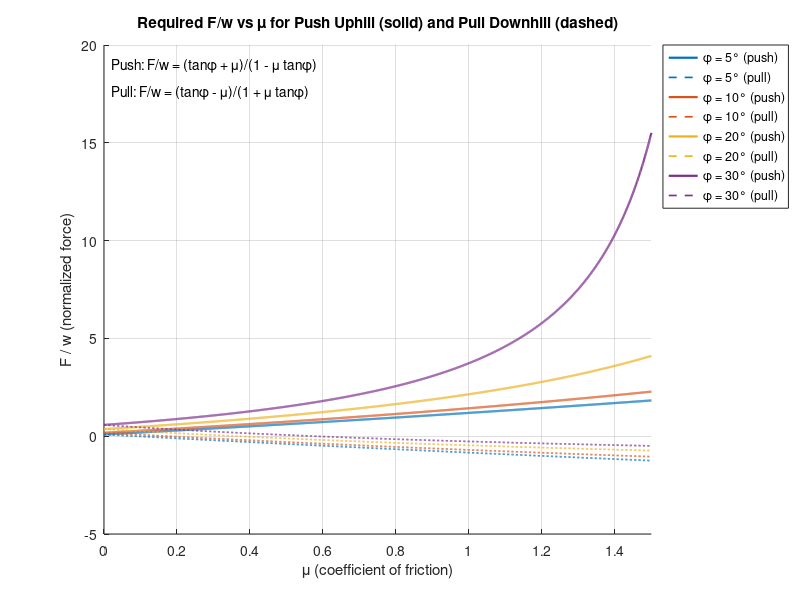

MATLAB code for this plot:

w = 1; % weight scale: plot F normalized by w (F/w)
phi_list_deg = [5, 10, 20, 30]; % slope angles to show (degrees)
mu = linspace(0, 1.5, 2000);    % friction coefficient range (adjust as needed)

figure('Color','w','Position',[200 200 900 520])
hold on
cols = lines(numel(phi_list_deg));
for i = 1:numel(phi_list_deg)
    phi = deg2rad(phi_list_deg(i));
    tphi = tan(phi);
    % avoid singularities: compute where denominator small
    den_push = 1 - mu.*tphi;
    den_pull = 1 + mu.*tphi;
    % mask invalid points (denominator near zero) to avoid blow-up
    mask_push = abs(den_push) > 1e-6;
    mask_pull = abs(den_pull) > 1e-6;
    Fw_push = NaN(size(mu));
    Fw_pull = NaN(size(mu));
    Fw_push(mask_push) = (tphi + mu(mask_push)) ./ den_push(mask_push);
    Fw_pull(mask_pull) = (tphi - mu(mask_pull)) ./ den_pull(mask_pull);
    % plot
    plot(mu, Fw_push, '-', 'Color', cols(i,:), 'LineWidth', 1.6)
    plot(mu, Fw_pull, '--', 'Color', cols(i,:), 'LineWidth', 1.2)
    % mark approximate singular mu for push if inside range
    mu_sing = 1 / tphi; % where denominator for push = 0 (if tphi>0)
    if isfinite(mu_sing) && mu_sing > min(mu) && mu_sing < max(mu)
        plot(mu_sing, 0, 'x', 'Color', cols(i,:), 'MarkerSize',8, 'LineWidth',1.2)
        text(mu_sing, max(ylim)*0.9, sprintf('\\mu_{sing}=%.3g',mu_sing), 'Color',cols(i,:), 'HorizontalAlignment','center')
    end
end

xlabel('\mu (coefficient of friction)')
ylabel('F / w (normalized force)')
title('Required F/w vs \mu for Push Uphill (solid) and Pull Downhill (dashed)')
legendEntries = {};
for i = 1:numel(phi_list_deg)
    legendEntries{end+1} = sprintf('\\phi = %g° (push)', phi_list_deg(i));
    legendEntries{end+1} = sprintf('\\phi = %g° (pull)', phi_list_deg(i));
end
legend(legendEntries,'Location','northeastoutside')
grid on
xlim([min(mu), max(mu)])
ylim_auto = ylim;
% annotate formula
text(0.02, ylim_auto(2)*0.95, 'Push: F/w = (tan\phi + \mu)/(1 - \mu tan\phi)', 'Interpreter','tex')
text(0.02, ylim_auto(2)*0.88, 'Pull: F/w = (tan\phi - \mu)/(1 + \mu tan\phi)', 'Interpreter','tex')
hold off

% Optional: show numeric table for a chosen mu0
mu0 = 0.3;
fprintf('phi(deg)\tF/w push\tF/w pull\n')
for i = 1:numel(phi_list_deg)
    phi = deg2rad(phi_list_deg(i));
    tphi = tan(phi);
    denp = 1 - mu0*tphi;
    denl = 1 + mu0*tphi;
    Fp = NaN; Fl = NaN;
    if abs(denp) > 1e-6, Fp = (tphi + mu0)/denp; end
    if abs(denl) > 1e-6, Fl = (tphi - mu0)/denl; end
    fprintf('%g\t\t%.4g\t\t%.4g\n', phi_list_deg(i), Fp, Fl)
end
